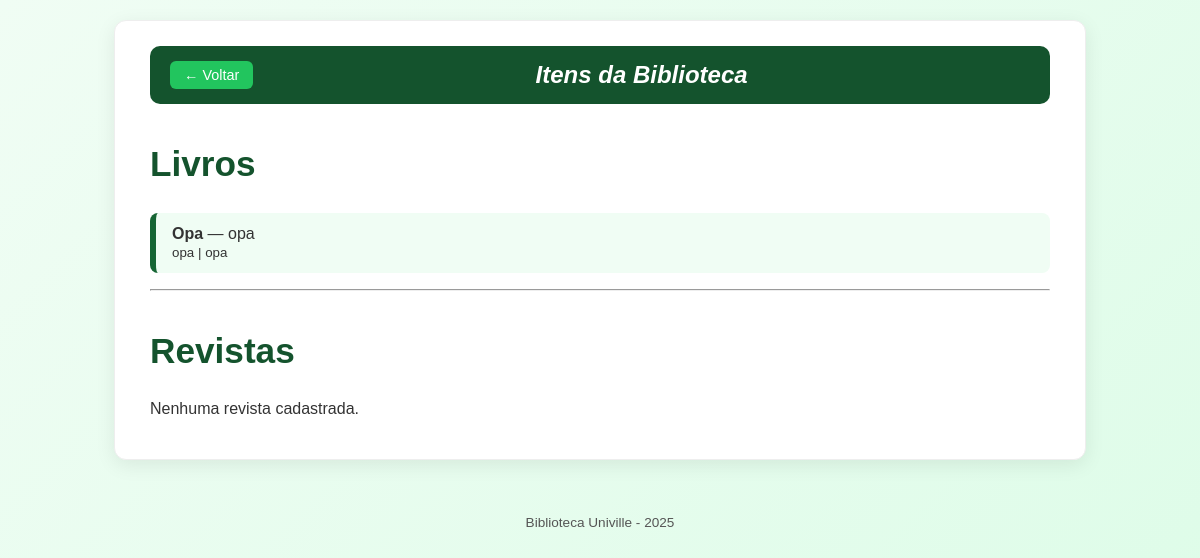
/itens, run on an earlier commit of the app's database.
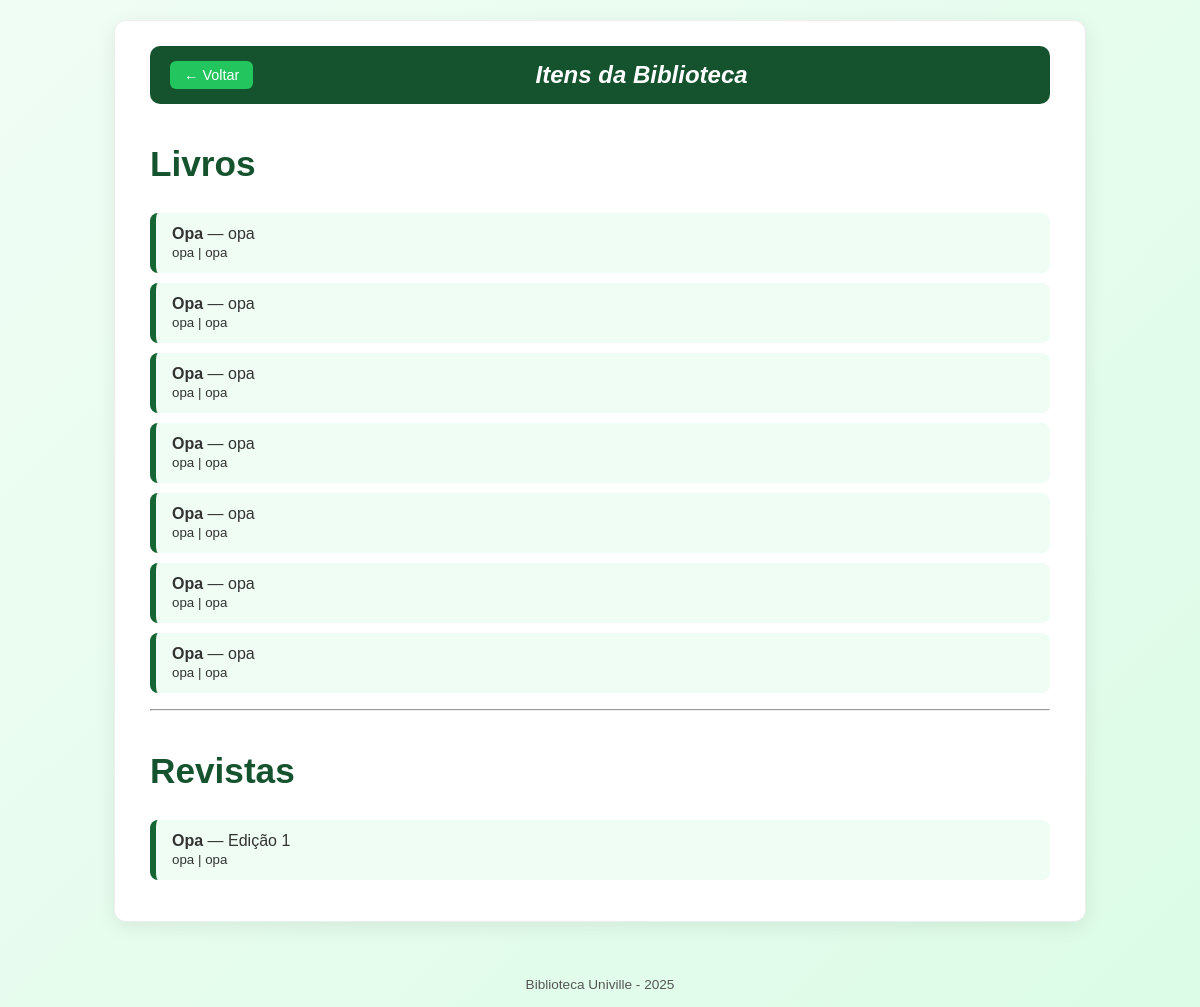
And on a later commit of the database.
### database.py (models this page shows, shortened)
class Material(db.Model):
    __tablename__ = 'acervo'
    id = db.Column(db.Integer, primary_key=True)
    tipo = db.Column(db.String(50))   # 'Livro' ou 'Revista'
    titulo = db.Column(db.String(200), nullable=False)
    categoria = db.Column(db.String(100))
    editora = db.Column(db.String(100))
    autor = db.Column(db.String(100))
    edicao = db.Column(db.Integer)
    disponivel = db.Column(db.Boolean, default=True)
    emprestimos = db.relationship("Emprestimo", back_populates="material")

### app/routes.py (the view)
@bp.route('/itens')
def listar_itens():
    materiais = db.session.execute(db.select(Material)).scalars().all()
    livros = [m for m in materiais if m.tipo == 'Livro']
    revistas = [m for m in materiais if m.tipo == 'Revista']
    return render_template('itens.html', livros=livros, revistas=revistas)

### app/templates/itens.html (shortened to what this page needs)
<!DOCTYPE html>
<html lang="pt-BR">
<head>
    <link rel="stylesheet" href="{{ url_for('static', filename='itens.css') }}">
</head>
<body id="corpo">
    <div class="container">
        <nav id="menu">
            <div class="menu-topo">
                <a href="{{ url_for('main.index') }}" id="botaoVoltar">← Voltar</a>
                <h1 id="titulo">Itens da Biblioteca</h1>
            </div>
        </nav>
        <h2 id="cabecalhoLivros">Livros</h2>
        {% if livros %}
            <ul>
                {% for livro in livros %}
                    <li>
                        <strong>{{ livro.titulo }}</strong> — {{ livro.autor }}
                        <br>
                        <small>{{ livro.categoria }} | {{ livro.editora }}</small>
                    </li>
                {% endfor %}
            </ul>
        {% else %}
            <p>Nenhum livro cadastrado.</p>
        {% endif %}
        <hr>
        <h2 id="cabecalhoRevistas">Revistas</h2>
        {% if revistas %}
            <ul>
                {% for revista in revistas %}
                    <li>
                        <strong>{{ revista.titulo }}</strong> — Edição {{ revista.edicao }}
                        <br>
                        <small>{{ revista.categoria }} | {{ revista.editora }}</small>
                    </li>
                {% endfor %}
            </ul>
        {% else %}
            <p>Nenhuma revista cadastrada.</p>
        {% endif %}
    </div>
    <footer id="rodape">Biblioteca Univille - 2025</footer>
</body>
</html>

### app/static/itens.css (style rules this page uses)
#corpo { font-family: 'Poppins', sans-serif; background: linear-gradient(135deg, #f0fdf4, #dcfce7); color: #333; margin: 0; padding: 0; min-height: 100vh; }
.container { width: 90%; max-width: 900px; margin: 20px auto; background: #fff; border-radius: 12px; padding: 25px 35px; box-shadow: 0 5px 20px rgba(0, 0, 0, 0.08); border: 1px solid #eee; }
#menu { background-color: #14532d; padding: 15px 20px; border-radius: 10px; margin-bottom: 25px; }
.menu-topo { display: flex; justify-content: space-between; align-items: center; }
#titulo { color: white; text-align: center; font-style: italic; margin: 0; flex-grow: 1; }
#botaoVoltar { background: #22c55e; color: white; padding: 6px 14px; border-radius: 6px; text-decoration: none; font-size: 0.9rem; font-weight: 500; transition: background 0.3s ease; }
#cabecalhoLivros, #cabecalhoRevistas { color: #14532d; margin-top: 40px; font-size: 2.2rem; }
ul { list-style: none; padding: 0; }
li { background: #f0fdf4; border-left: 6px solid #166534; margin: 10px 0; padding: 12px 16px; border-radius: 8px; transition: 0.3s; }
#rodape { text-align: center; padding: 15px 0; color: #555; font-size: 0.85rem; margin-top: 40px; }

What changed in the data, as far as the page shows it:
added Material: titulo "Opa", autor "opa", categoria "opa", editora "opa", shown under "Livros"
added Material: titulo "Opa", autor "opa", categoria "opa", editora "opa", shown under "Livros"
added Material: titulo "Opa", autor "opa", categoria "opa", editora "opa", shown under "Livros"
added Material: titulo "Opa", autor "opa", categoria "opa", editora "opa", shown under "Livros"
added Material: titulo "Opa", autor "opa", categoria "opa", editora "opa", shown under "Livros"
added Material: titulo "Opa", autor "opa", categoria "opa", editora "opa", shown under "Livros"
added Material: titulo "Opa", edicao "1", categoria "opa", editora "opa", shown under "Revistas"
Also different on the page:
text no longer shown: "Nenhuma revista cadastrada."
